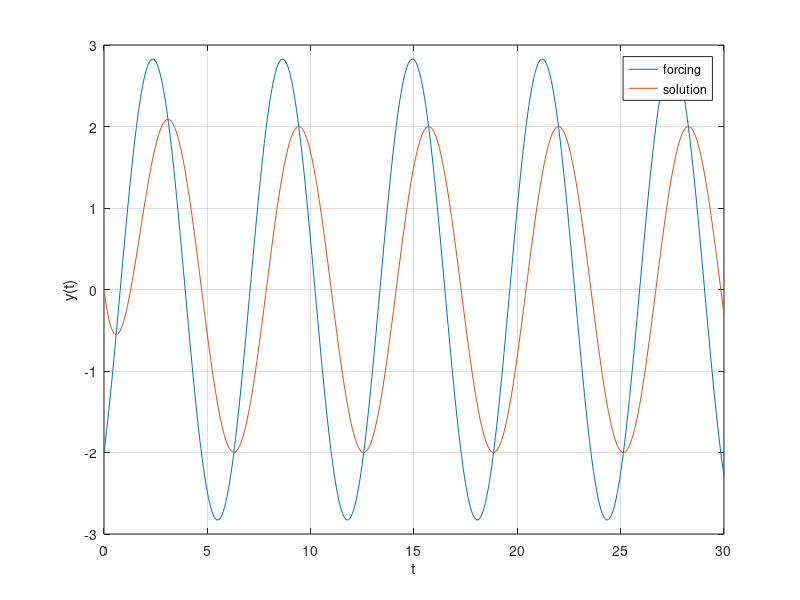

The MATLAB source for this figure: (Note: this script raises an error after producing the figure.)

      close all
      
	    f = @(t) 2*sin(t)-2*cos(t);
      dydt = @(t,y) -y + f(t);
      t = linspace(0,30,500);
      [t,y] = ode45(dydt,t,0);

      plot(t,[f(t),y]), grid on
      xlabel('t'), ylabel('y(t)')
      legend('forcing','solution')
          
      if length(get(0,'children')) > 0
        set(gcf,'paperpos',[0 0 5 2.75])
        print -dsvg fo_cx_response.svg
      end
      
      